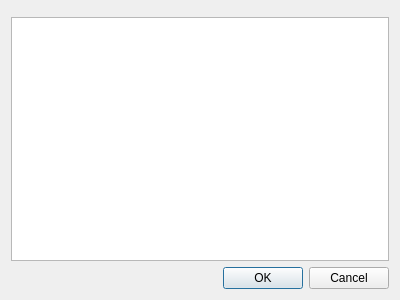
<?xml version="1.0" encoding="UTF-8"?>
<ui version="4.0">
 <class>AttachDialog</class>
 <widget class="QDialog" name="AttachDialog">
  <property name="geometry">
   <rect>
    <x>0</x>
    <y>0</y>
    <width>400</width>
    <height>300</height>
   </rect>
  </property>
  <property name="windowTitle">
   <string>Dialog</string>
  </property>
  <property name="windowIcon">
   <iconset resource="../resources/gammaray.qrc">
    <normaloff>:/gammaray/gammaray128.png</normaloff>:/gammaray/gammaray128.png</iconset>
  </property>
  <layout class="QVBoxLayout" name="verticalLayout">
   <item>
    <widget class="KFilterProxySearchLine" name="filter" native="true"/>
   </item>
   <item>
    <widget class="QTreeView" name="view"/>
   </item>
   <item>
    <widget class="QWidget" name="widget" native="true">
     <layout class="QHBoxLayout" name="horizontalLayout">
      <property name="margin">
       <number>0</number>
      </property>
      <item>
       <widget class="Gammaray::PromoLabel" name="promoLabel" native="true"/>
      </item>
      <item>
       <widget class="QDialogButtonBox" name="buttonBox">
        <property name="orientation">
         <enum>Qt::Horizontal</enum>
        </property>
        <property name="standardButtons">
         <set>QDialogButtonBox::Cancel|QDialogButtonBox::Ok</set>
        </property>
       </widget>
      </item>
     </layout>
    </widget>
   </item>
  </layout>
 </widget>
 <customwidgets>
  <customwidget>
   <class>KFilterProxySearchLine</class>
   <extends>QWidget</extends>
   <header>kde/kfilterproxysearchline.h</header>
   <container>1</container>
  </customwidget>
  <customwidget>
   <class>Gammaray::PromoLabel</class>
   <extends>QWidget</extends>
   <header>promolabel.h</header>
   <container>1</container>
  </customwidget>
 </customwidgets>
 <resources>
  <include location="../resources/gammaray.qrc"/>
 </resources>
 <connections>
  <connection>
   <sender>buttonBox</sender>
   <signal>accepted()</signal>
   <receiver>AttachDialog</receiver>
   <slot>accept()</slot>
   <hints>
    <hint type="sourcelabel">
     <x>248</x>
     <y>254</y>
    </hint>
    <hint type="destinationlabel">
     <x>157</x>
     <y>274</y>
    </hint>
   </hints>
  </connection>
  <connection>
   <sender>buttonBox</sender>
   <signal>rejected()</signal>
   <receiver>AttachDialog</receiver>
   <slot>reject()</slot>
   <hints>
    <hint type="sourcelabel">
     <x>316</x>
     <y>260</y>
    </hint>
    <hint type="destinationlabel">
     <x>286</x>
     <y>274</y>
    </hint>
   </hints>
  </connection>
 </connections>
</ui>
